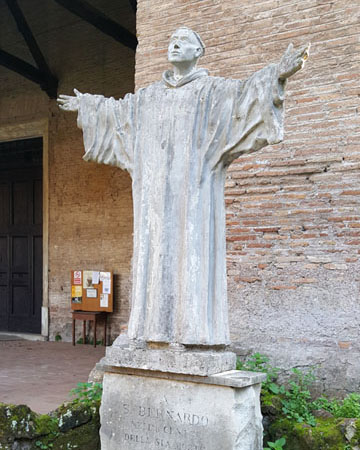
#> input picture OpenCV/ch06/images/bright.jpg, 360 x 450 px
$ python '01. image_access.py'
#> lines starting #> are read from the running program, lines starting #| are printed output that depends on the picture
import numpy as np, cv2, time

def pixel_access1(image):
    image1 = np.zeros(image.shape[:2], image.dtype)
    for i in range(image.shape[0]):
        for j in range(image.shape[1]):
            pixel = image[i, j]
            image1[i, j] = 255 - pixel
        return image1

def pixel_access2(image):
    image2 = np.zeros(image.shape[:2], image.dtype)
    for i in range(image.shape[0]):
        for j in range(image.shape[1]):
            pixel = image[i, j]
            image2.itemset((i, j), 255 - pixel)
        return image2

def pixel_access3(image):
    lut = [255 - i for i in range(256)]
    lut = np.array(lut, np.uint8)
    image3 = lut[image]
    return image3

def pixel_access4(image):
    image4 = cv2.subtract(255, image)
    return image4

def pixel_access5(image):
    image5 = 255 - image
    return image5

image = cv2.imread("images/bright.jpg", cv2.IMREAD_GRAYSCALE)
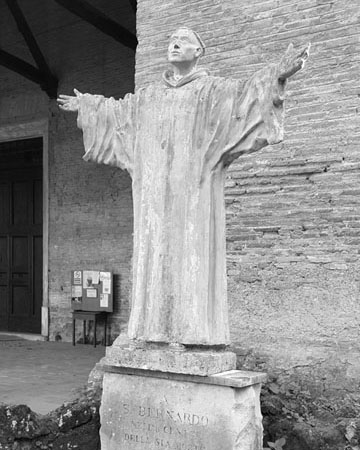
#> image: shape (450, 360); min 0, max 255, mean 144
if image is None: raise Exception("영상 파일 읽기 오류 발생")

def time_check(func, msg):
    start_time = time.perf_counter()
    ret_img = func(image)
#> after the loop in pixel_access1, `for i in range(image.shape[0]):`:
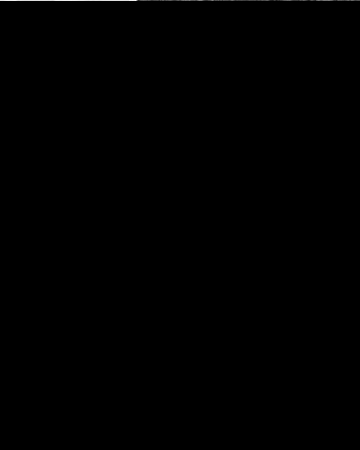
#> image1: shape (450, 360); min 0, max 248, mean 0.3
    elapsed = (time.perf_counter() - start_time) * 1000
    print(msg, "수행시간 : %.2f ms" % elapsed)
    return ret_img

image1 = time_check(pixel_access1, "[방법 1] 직접 접근 방식")
image2 = time_check(pixel_access2, "[방법 2] item() 함수 방식")
image3 = time_check(pixel_access3, "[방법 3] 룩업 테이블 방식")
#> in pixel_access3, `image3 = lut[image]`:
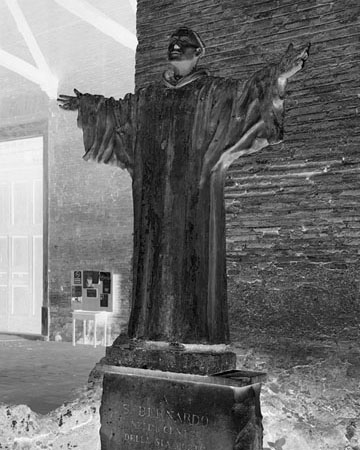
#> image3: shape (450, 360); min 0, max 255, mean 111
image4 = time_check(pixel_access4, "[방법 4] OpenCV 함수 방식")
image5 = time_check(pixel_access5, "[방법 5] ndarray 방식")

cv2.imshow("image - original", image)
cv2.imshow("image1 - directly access to pixel", image1)
cv2.imshow("image2 - item()/itemset()", image2)
cv2.imshow("image3 - LUT", image3)
cv2.imshow("image4 - OpenCV", image4)
cv2.imshow("image5 - ndarray", image5)
cv2.waitKey(0)

$ run again, with OpenCV/ch06/images/color.jpg copied over OpenCV/ch06/images/bright.jpg
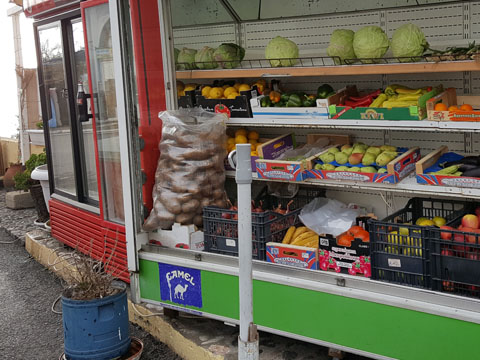
#> input picture OpenCV/ch06/images/color.jpg, 480 x 360 px
#> `image = cv2.imread("images/bright.jpg", cv2.IMREAD_GRAYSCALE)`:
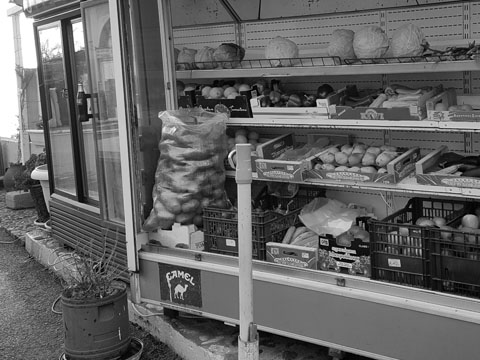
#> image: shape (360, 480); min 0, max 255, mean 100.8
#> in pixel_access3, `image3 = lut[image]`:
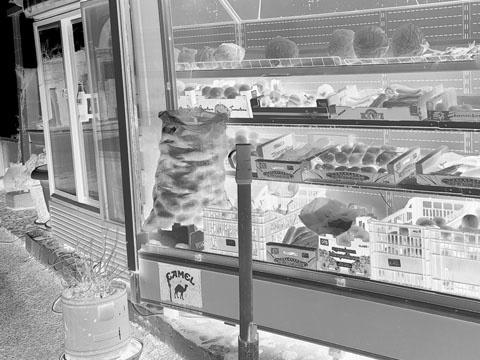
#> image3: shape (360, 480); min 0, max 255, mean 154.2
